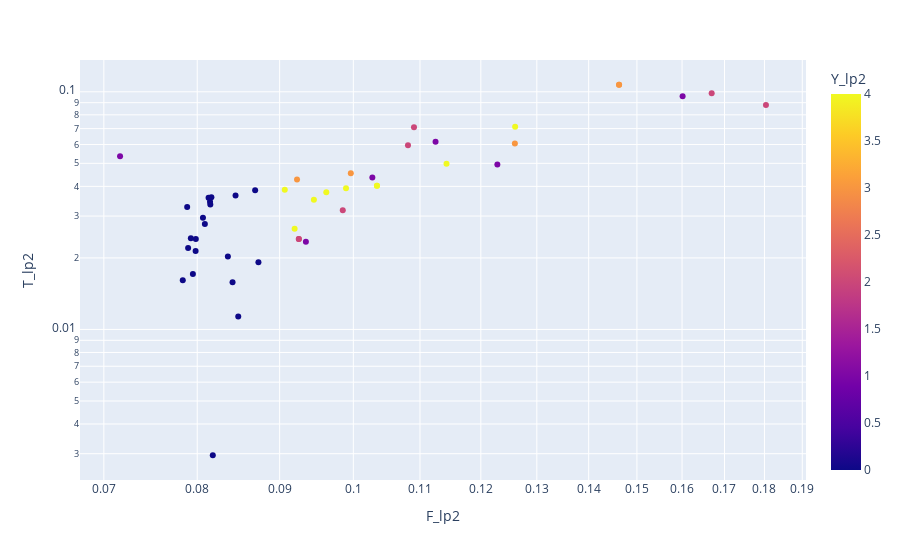

Notebook source saved alongside this figure:
### Code cell
plty.scatter(X_lp2_df, x = "F_lp2", y = "T_lp2", color="Y_lp2", log_x=True, log_y=True)

### Figure 1 — Plotly figure (JSON) as saved in the notebook; plotly's stock layout.template omitted (floating-point values rounded to 4 significant figures)
{"data": [{"hovertemplate": "F_lp2=%{x}<br>T_lp2=%{y}<br>Y_lp2=%{marker.color}<extra></extra>", "legendgroup": "", "marker": {"color": [0, 0, 0, 0, 0, 0, 0, 0, 0, 0, 0, 0, 0, 0, 0, 0, 0, 0, 0, 0, 2, 1, 3, 4, 4, 4, 3, 4, 4, 4, 4, 4, 4, 3, 3, 1, 2, 3, 1, 1, 2, 2, 1, 1, 2, 2, 2], "coloraxis": "coloraxis", "symbol": "circle"}, "mode": "markers", "name": "", "orientation": "v", "showlegend": false, "type": "scatter", "x": [0.0818, 0.08414, 0.0795, 0.08731, 0.07981, 0.07984, 0.08087, 0.07886, 0.08147, 0.0845, 0.08691, 0.08483, 0.07836, 0.08358, 0.07927, 0.07896, 0.08066, 0.08151, 0.08163, 0.0813, 0.1669, 0.1601, 0.126, 0.126, 0.1143, 0.09452, 0.09227, 0.09067, 0.09621, 0.09195, 0.09896, 0.1034, 0.1034, 0.1462, 0.1462, 0.07164, 0.0985, 0.09964, 0.1028, 0.1229, 0.1804, 0.1091, 0.09344, 0.1125, 0.09251, 0.09251, 0.1081], "xaxis": "x", "y": [0.002955, 0.01581, 0.01712, 0.01917, 0.0214, 0.02405, 0.02775, 0.03279, 0.03447, 0.03661, 0.03855, 0.01135, 0.01612, 0.02025, 0.02422, 0.02204, 0.02953, 0.03358, 0.036, 0.03586, 0.0986, 0.09585, 0.06063, 0.07134, 0.0498, 0.03511, 0.04276, 0.03875, 0.03779, 0.02652, 0.03926, 0.04024, 0.04024, 0.1071, 0.1071, 0.05351, 0.03174, 0.04545, 0.0436, 0.04943, 0.08797, 0.07087, 0.0234, 0.06157, 0.02404, 0.02404, 0.05959], "yaxis": "y"}], "layout": {"coloraxis": {"colorbar": {"title": {"text": "Y_lp2"}}, "colorscale": [[0, "#0d0887"], [0.1111, "#46039f"], [0.2222, "#7201a8"], [0.3333, "#9c179e"], [0.4444, "#bd3786"], [0.5556, "#d8576b"], [0.6667, "#ed7953"], [0.7778, "#fb9f3a"], [0.8889, "#fdca26"], [1, "#f0f921"]]}, "legend": {"tracegroupgap": 0}, "margin": {"t": 60}, "xaxis": {"anchor": "y", "domain": [0, 1], "title": {"text": "F_lp2"}, "type": "log"}, "yaxis": {"anchor": "x", "domain": [0, 1], "title": {"text": "T_lp2"}, "type": "log"}}}
